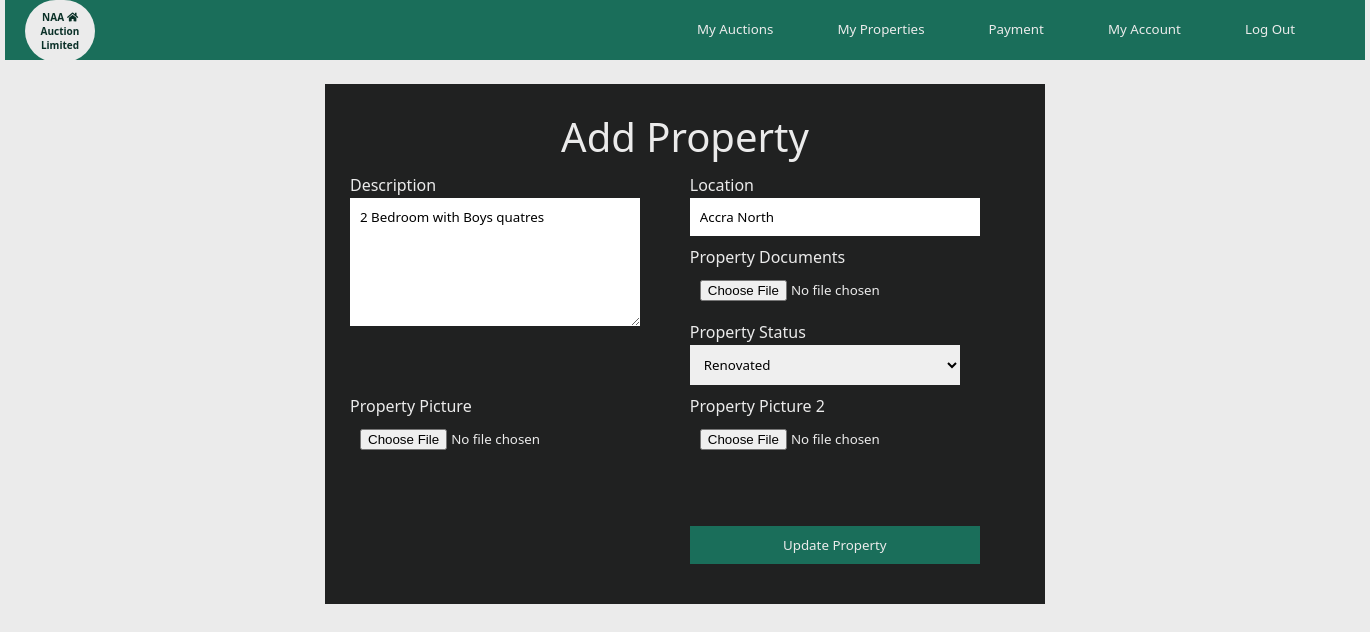
/seller/editproperty.php?pid=21102 (signed in), run on the app's committed database.
### tables this page shows
CREATE TABLE IF NOT EXISTS `property` (
  `propertyid` int(11) NOT NULL AUTO_INCREMENT,
  `description` varchar(200) NOT NULL,
  `location` varchar(200) NOT NULL,
  `documents` blob NOT NULL,
  `documentsname` varchar(200) NOT NULL,
  `image1` blob NOT NULL,
  `image1name` varchar(200) NOT NULL,
  `image2` blob NOT NULL,
  `image2name` varchar(200) NOT NULL,
  `buildingstatus` varchar(200) NOT NULL,
  `dateuploaded` date NOT NULL,
  `verification` varchar(200) NOT NULL,
  `ownerid` int(11) NOT NULL,
  PRIMARY KEY (`propertyid`),
  KEY `ownerid` (`ownerid`)
);

### seller/editproperty.php (the view, shortened to what this page needs)
<!DOCTYPE html>
<html lang="en" dir="ltr">
  <head>
    <link rel="stylesheet" href="css/include.css">
    <link rel="stylesheet" href="css/maincss.css">
    <link rel="stylesheet" type="text/css" href="css/all.css">
  </head>
  <body>
      <?php include('includes/header.php'); ?>
      <div class="clear"></div><br>
        <div class="form-div-signup">
          <?php
          include("../connection.php");
                    if(isset($_GET['pid'])){
                    $getid = $_GET['pid'];
                    $query = "select * from property where propertyid ='$getid'";
                    $result = mysqli_query($conn,$query);
                    $row = mysqli_fetch_assoc($result);
                   ?>
          <form class="" action="update.php" method="post" enctype="multipart/form-data">
            <h3>Add Property</h3>
              <p>Description<br>
              <textarea name="description" rows="6" cols="28" required><?php echo $row['description']; ?></textarea> </p>
              <p>Location<br>
                <input type="text" name="location" value="<?php echo $row['location']; ?>" required>
              <input type="text" name="propertyid" value="<?php echo $row['propertyid']; ?>" hidden> </p>
              <p>Property Documents<br>
              <input type="file" name="documents" required></p>
              <p>Property Status<br>
                  <select class="" name="buildingstatus" required>
                    <option selected><?php echo $row['buildingstatus']; ?></option>
                  </select>
              <p>Property Picture <br>
                <input type="file" name="image1" required></p>
              <p>Property Picture 2<br>
                <input type="file" name="image2" required></p>
              <p> <br> <br> </p>
              <p> <br> <br> </p>
              <p> <br> <br> </p>
              <p> <input type="submit" name="updateproperty" value="Update Property"> </p>
          </form>
        <?php } ?>
        </div>
  </body>
</html>

### seller/css/include.css (style rules this page uses)
:root { --green:#1a6e5a; --dgreen:#0a3027; --grey:#596161; --ash:#202121; --light:#ebebeb; }
* { margin: 0px; padding: 0px; font-family: Segoe UI; list-style: none; text-decoration: none; }
body { width: 1360px; margin: 0px auto; background: var(--light); }
.form-div-signup { width: 700px; height: 500px; background: var(--ash); margin: 0px auto; display: block; padding: 10px; }
.form-div-signup form { padding: 10px; }
.form-div-signup form h3 { text-align: center; font-size: 30pt; font-weight: lighter; color: var(--light); padding: 5px; }
.form-div-signup form p { float: left; width: 48.5%; color: var(--light); margin: 5px 5px; }
.form-div-signup form p input, .form-div-signup form p select { padding: 10px; border: none; width: 270px; margin-top: 2px; }
.form-div-signup form p textarea { padding: 10px; border: none; width: 270px; margin-top: 2px; }
.form-div-signup form p input[type=submit] { width: 290px; background: var(--green); color: var(--light); }

### seller/css/maincss.css (style rules this page uses)
:root { --green:#1a6e5a; --dgreen:#0a3027; --grey:#596161; --ash:#202121; --light:#ebebeb; }
* { margin: 0px; padding: 0px; font-family: Segoe UI; list-style: none; text-decoration: none; }
body { width: 1360px; margin: 0px auto; background: var(--light); }

### data on the page
property: description "2 Bedroom with Boys quatres", location "Accra North", buildingstatus "Renovated"
